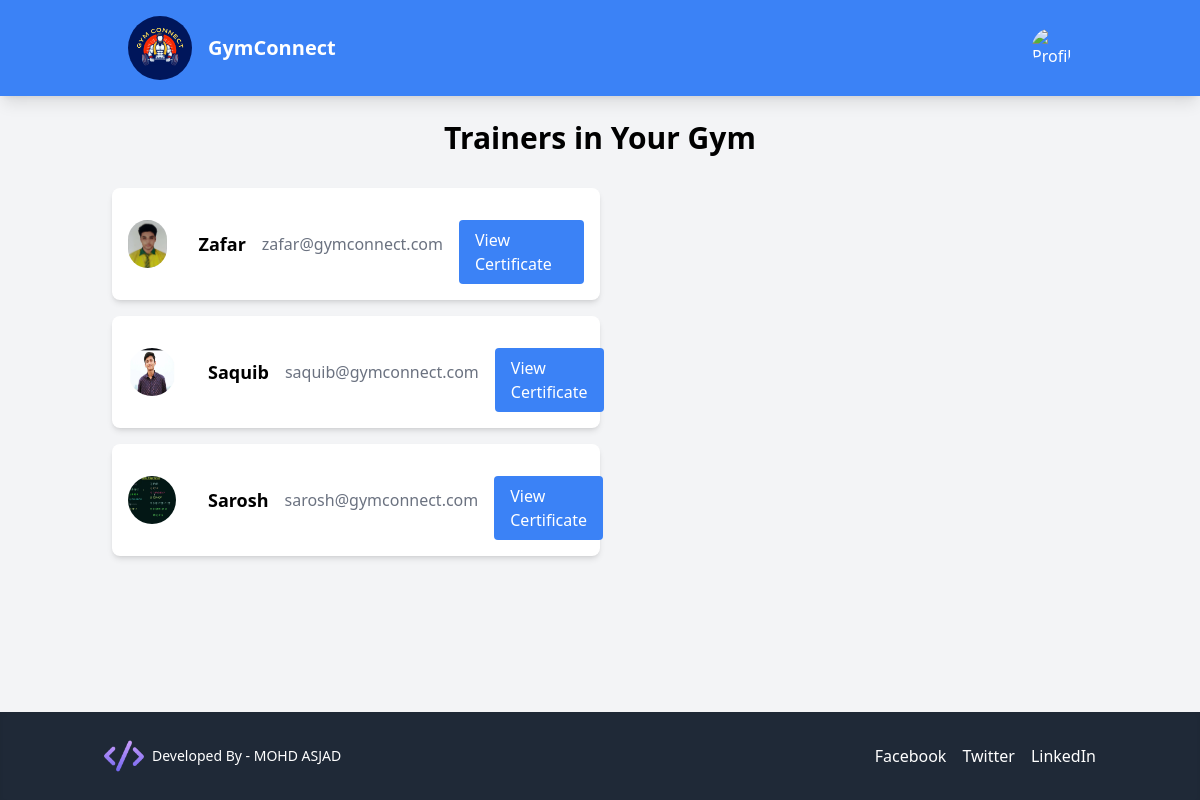
/gym-owner/list-trainers/ (signed in), run on the app's committed database.
### accounts/models.py (models this page shows, shortened)
class BaseUser(AbstractBaseUser, PermissionsMixin):
    email = models.EmailField(unique=True)
    password = models.CharField(max_length=128)
    is_active = models.BooleanField(default=True)
    is_staff = models.BooleanField(default=False)
    objects = BaseUserManager()
    USERNAME_FIELD = 'email'
    REQUIRED_FIELDS = []

class Trainer(BaseUser):
    def default_gym_owner():
        try:
            return Trainer.objects.get(email="default@gymconnect.com").id
        except Trainer.DoesNotExist:
            return None  # or a default valid ID if you prefer
    name = models.CharField(max_length=255)
    gym_id = models.ForeignKey(GymOwner, on_delete=models.CASCADE, blank=True, null=True, default=default_gym_owner)  # Using callable for default
    contact_no = models.CharField(max_length=10, null= True)
    address = models.CharField(max_length=255,blank=True, null=True)
    city = models.CharField(max_length=100, blank=True, null=True)
    state = models.CharField(max_length=100, blank=True, null=True)
    profile_picture = models.ImageField(upload_to='profile_pictures/', blank=True, null=True)
    certificate_image = models.ImageField(upload_to='certificates/', blank=True, null=True)

class BaseUser(AbstractBaseUser, PermissionsMixin):
    email = models.EmailField(unique=True)
    password = models.CharField(max_length=128)
    is_active = models.BooleanField(default=True)
    is_staff = models.BooleanField(default=False)
    objects = BaseUserManager()
    USERNAME_FIELD = 'email'
    REQUIRED_FIELDS = []

### gymOwner/views.py (the view)
# urls.py: path('list-trainers/', views.list_trainers, name='list_trainers'),
@login_required
def list_trainers(request):
    gym_id = request.user
    trainers = Trainer.objects.filter(gym_id=gym_id.id)  # Assuming Trainer model is defined
    return render(request, 'gymOwner/trainers_list.html', {'trainers': trainers})

### gymOwner/templates/gymOwner/trainers_list.html (shortened to what this page needs)
<!DOCTYPE html>
<html lang="en">
<head>
    <script src="https://cdn.tailwindcss.com"></script>
</head>
<body class="bg-gray-100 font-sans min-h-screen flex flex-col">
{% load static %}
    <header class="bg-blue-500 text-white py-4 shadow-lg">
      <div class="container mx-auto flex items-center justify-between">
        <div class="flex items-center space-x-4 px-10">
          <a href="{% url 'gym_owner_deshboard' %}">
            <img src="{% static 'core/image/logo.png' %}" class="w-16 h-16 rounded-full" alt="GymConnect Logo" />
          </a>
          <div class="text-xl font-semibold">GymConnect</div>
        </div>
        <nav class="relative px-10">
          <a href="{% url 'logout' %}">
            <img src="{{ request.user.profile.profile_picture.url }}" class="w-10 h-10 rounded-full object-cover" alt="Profile Picture" />
          </a>
        </nav>
      </div>
    </header>
    <div class="container mx-auto p-6 ">
        <h1 class="text-3xl font-bold text-center mb-8">Trainers in Your Gym</h1>
        {% if trainers %}
            <ul class="space-y-4">
                {% for trainer in trainers %}
                    <li class="bg-white w-1/2 p-4 rounded-lg shadow-md transform hover:scale-105 transition duration-300">
                        <div class="flex items-center justify-between space-x-4">
                            <img src="{{ trainer.profile_picture.url }}" class="w-12 h-12 rounded-full mr-4" alt="{{ trainer.name }}'s Profile Picture" />
                                <p class="text-lg font-semibold">{{ trainer.name }}</p>
                                <p class="text-gray-500">{{ trainer.email }}</p>
                            <a href="{{ trainer.certificate_image.url }}" target="_blank" class="mt-4 inline-block bg-blue-500 text-white py-2 px-4 rounded hover:bg-blue-700 transition duration-300">
                                    View Certificate
                                </a>
                        </div>
                    </li>
                {% endfor %}
            </ul>
        {% else %}
            <p class="text-center text-red-500 text-xl">No trainers found for this gym.</p>
        {% endif %}
    </div>
    <footer class="bg-gray-800 text-white py-6 shadow-inner mt-auto">
      <div class="container mx-auto flex items-center justify-between px-4">
        <div class="footer-logo flex items-center">
          <img src="{% static 'core/image/footer-logo.png' %}" class="w-10 h-10 rounded-full hover:scale-105 transition-transform duration-300" alt="Footer Logo" />
          <span class="ml-2 text-sm font-medium">Developed By - MOHD ASJAD</span>
        </div>
        <div class="social-links flex space-x-4">
          <a href="#" class="hover:text-blue-400 transition duration-200">Facebook</a>
          <a href="#" class="hover:text-blue-400 transition duration-200">Twitter</a>
          <a href="#" class="hover:text-blue-400 transition duration-200">LinkedIn</a>
        </div>
      </div>
    </footer>
</body>
</html>

### data on the page
Trainer: profile_picture (picture), name "Zafar", email "zafar@gymconnect.com"
Trainer: profile_picture (picture), name "Saquib", email "saquib@gymconnect.com"
Trainer: profile_picture (picture), name "Sarosh", email "sarosh@gymconnect.com"
